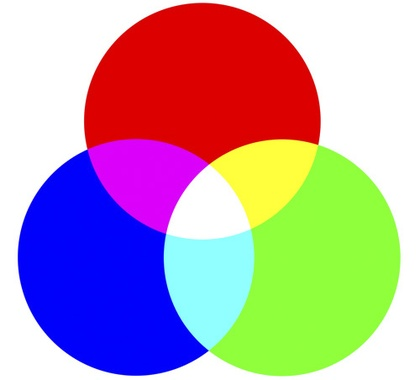
%> input picture image.jpg, 420 x 380 px, shrunk from 500 x 452 before the run
$ octave --eval "result = hsvHistogram(imread('image.jpg'));"   (GNU Octave 9; MATLAB toolbox functions it lacks are replaced by stand-ins)
%> lines starting %> are read from the running program, lines starting %| are printed output that depends on the picture; in (x1, y1, x2, y2) boxes, pixels count from 0 and x2, y2 are one past the last pixel; in counts of white or black regions, pixels touching at a corner belong together; the program's own positions count from 1
function hsvColorHistogram = hsvHistogram(image)
% input: image to be quantized in hsv color space into 8x2x2 equal bins
% output: 1x32 vector indicating the features extracted from hsv color
% space

[rows, cols, numOfBands] = size(image);
%> rows = 380; cols = 420; numOfBands = 3
% totalPixelsOfImage = rows*cols*numOfBands;
image = rgb2hsv(image);
%> image: size 380x420x3 double; mean H, S, V 0.264, 0.55, 0.97

% split image into h, s & v planes
h = image(:, :, 1);
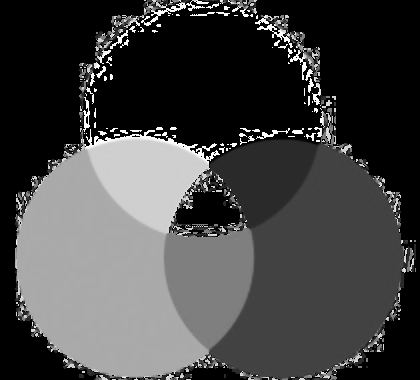
%> h: size 380x420 double; min 0, max 0.999, mean 0.264
s = image(:, :, 2);
v = image(:, :, 3);
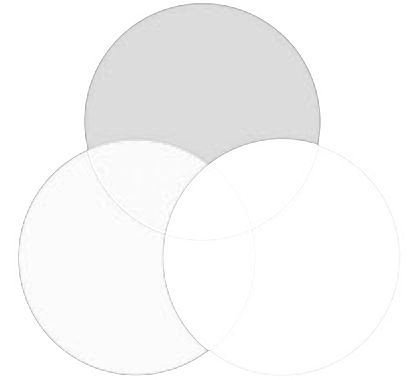
%> v: size 380x420 double; min 0.631, max 1, mean 0.97

% quantize each h,s,v equivalently to 8x2x2
% Specify the number of quantization levels.
 thresholdForH = multithresh(h, 7);  % 7 thresholds result in 8 image levels
%> thresholdForH = [0.0823 0.212 0.329 0.447 0.58 0.741 0.897]
 thresholdForS = multithresh(s, 1);  % Computing one threshold will quantize ...
%> thresholdForS = 0.482
%                                     % the image into three discrete levels
 thresholdForV = multithresh(v, 1);  % 7 thresholds result in 8 image levels
%> thresholdForV = 0.925
%
 seg_h = imquantize(h, thresholdForH); % apply the thresholds to obtain segmented image
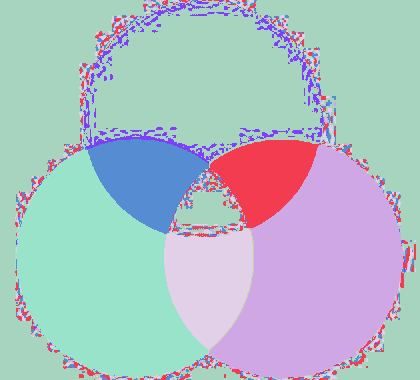
%> seg_h: size 380x420 double; 8 distinct labels, from 1 to 8; one colour per label, 0 black
 seg_s = imquantize(s, thresholdForS); % apply the thresholds to obtain segmented image
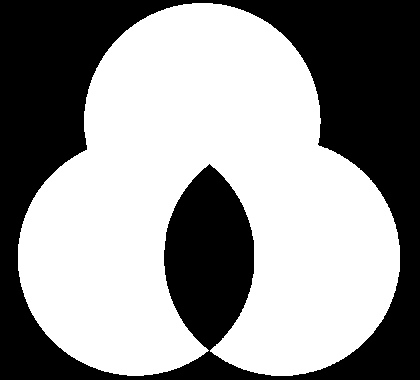
%> seg_s: size 380x420 double; values 1 (black) and 2 (white), 57.6% white; 1 black region, box (x1, y1, x2, y2) and area: (0, 0, 420, 380) 67620
 seg_v = imquantize(v, thresholdForV); % apply the thresholds to obtain segmented image
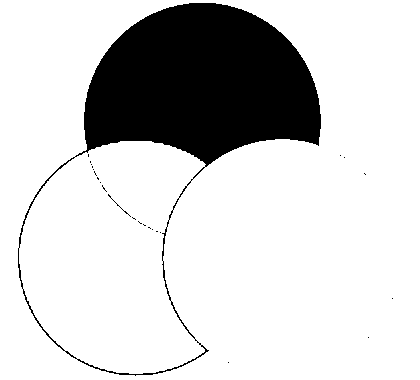
%> seg_v: size 380x420 double; values 1 (black) and 2 (white), 81.9% white; 24 black regions (22 under 20 px), largest, box (x1, y1, x2, y2) and area: (18, 3, 321, 376) 28795, (108, 194, 131, 217) 29

% quantize each h,s,v to 8x2x2
% Specify the number of quantization levels.
numberOfLevelsForH = 8;
numberOfLevelsForS = 2;
numberOfLevelsForV = 2;

% Find the max.
maxValueForH = max(h(:));
%> maxValueForH = 0.999
maxValueForS = max(s(:));
%> maxValueForS = 1
maxValueForV = max(v(:));
%> maxValueForV = 1

% create final histogram matrix of size 8x2x2
hsvColorHistogram = zeros(8, 2, 2);

% create col vector of indexes for later reference
index = zeros(rows*cols, 3);

% Put all pixels into one of the "numberOfLevels" levels.
count = 1;
for row = 1:size(h, 1)
    for col = 1 : size(h, 2)
        quantizedValueForH(row, col) = ceil(numberOfLevelsForH * h(row, col)/maxValueForH);
        quantizedValueForS(row, col) = ceil(numberOfLevelsForS * s(row, col)/maxValueForS);
        quantizedValueForV(row, col) = ceil(numberOfLevelsForV * v(row, col)/maxValueForV);

        % keep indexes where 1 should be put in matrix hsvHist
        index(count, 1) = quantizedValueForH(row, col);
        index(count, 2) = quantizedValueForS(row, col);
        index(count, 3) = quantizedValueForV(row, col);
        count = count+1;
    end
end
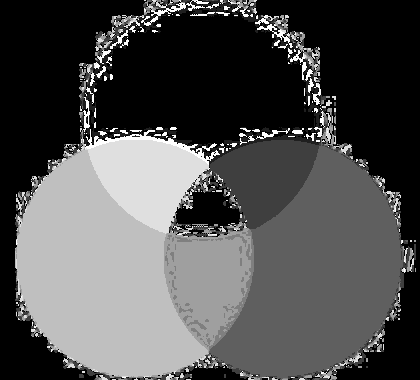
%> quantizedValueForH: size 380x420 double; min 0, max 8, mean 2.51; drawn with min black and max white
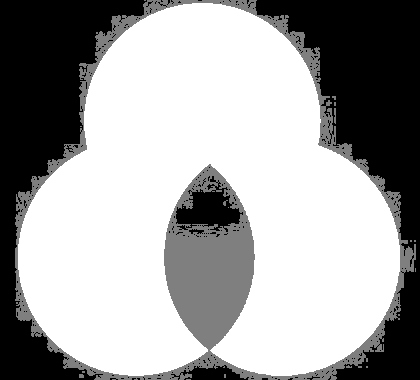
%> quantizedValueForS: size 380x420 double; min 0, max 2, mean 1.28; drawn with min black and max white
%> quantizedValueForV: size 380x420 double; every value is 2
%> after the loop, count = 159601

% put each value of h,s,v to matrix 8x2x2
% (e.g. if h=7,s=2,v=1 then put 1 to matrix 8x2x2 in position 7,2,1)
for row = 1:size(index, 1)
    if (index(row, 1) == 0 || index(row, 2) == 0 || index(row, 3) == 0)
        continue;
    end
    hsvColorHistogram(index(row, 1), index(row, 2), index(row, 3)) = ...
        hsvColorHistogram(index(row, 1), index(row, 2), index(row, 3)) + 1;
end

% normalize hsvHist to unit sum
hsvColorHistogram = hsvColorHistogram(:)';
%> hsvColorHistogram = 32 values, max 26374 at index 27, min 0 at index 1, mean 2789.2
hsvColorHistogram = hsvColorHistogram/sum(hsvColorHistogram);
%> hsvColorHistogram = 32 values, max 0.295 at index 27, min 0 at index 1, mean 0.0312
%> `result = hsvHistogram(imread('image.jpg'));`: result has the same summary as hsvColorHistogram in hsvHistogram


 figure('Name', 'Quantized leves for H, S & V');
 subplot(2, 3, 1);
 imshow(seg_h, []);
 subplot(2, 3, 2);
 imshow(seg_s, []);
 title('Quatized H,S & V by matlab function imquantize');
 subplot(2, 3, 3);
 imshow(seg_v, []);
 subplot(2, 3, 4);
 imshow(quantizedValueForH, []);
 subplot(2, 3, 5);
 imshow(quantizedValueForS, []);
 title('Quatized H,S & V by my function');
 subplot(2, 3, 6);
 imshow(quantizedValueForV, []);

 % clear workspace
clear('row', 'col', 'count', 'numberOfLevelsForH', 'numberOfLevelsForS', ...
    'numberOfLevelsForV', 'maxValueForH', 'maxValueForS', 'maxValueForV', ...
    'index', 'rows', 'cols', 'h', 's', 'v', 'image', 'quantizedValueForH', ...
    'quantizedValueForS', 'quantizedValueForV');
end
